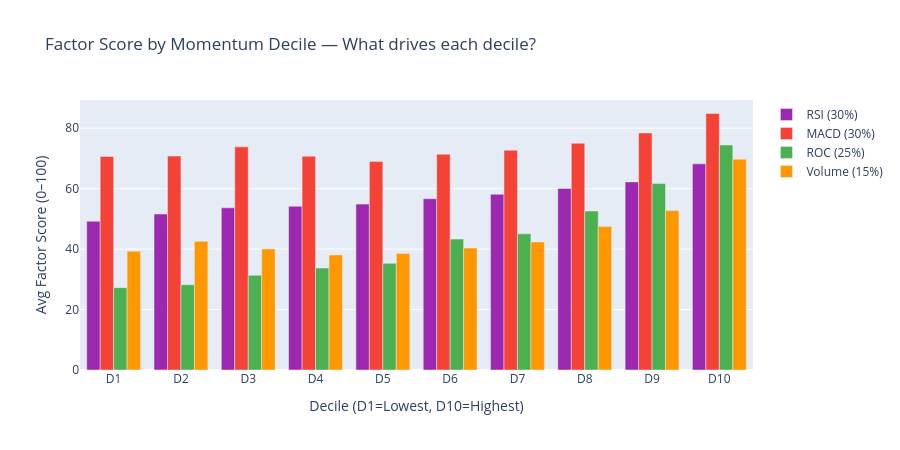

Notebook code for this chart:
### Markdown cell above
## 6. Score decile breakdown — what drives the strongest names

### Code cell
scores_df['decile'] = pd.qcut(scores_df['score'], 10, labels=[f'D{i}' for i in range(1, 11)], duplicates='drop')
factor_cols = ['mom_12_1', 'mom_6_1', 'near_high', 'inv_vol']
decile_means = scores_df.groupby('decile')[factor_cols].mean()

fig = go.Figure()
factor_colors = {'mom_12_1': '#1565C0', 'mom_6_1': '#43A047', 'near_high': '#EF6C00', 'inv_vol': '#8E24AA'}
factor_labels = {'mom_12_1': '12-1 Momentum (45%)', 'mom_6_1': '6-1 Momentum (20%)', 'near_high': 'Near 52W High (20%)', 'inv_vol': 'Inverse Volatility (15%)'}

for col in factor_cols:
    fig.add_trace(go.Bar(name=factor_labels[col], x=decile_means.index.tolist(), y=decile_means[col].tolist(), marker_color=factor_colors[col]))

fig.update_layout(title='Trend Score by Decile — What drives the strongest names?', barmode='group', height=450, xaxis_title='Decile (D1=Lowest, D10=Highest)', yaxis_title='Average Raw Component Value')
fig.show()

### Figure 1 — Plotly figure (JSON) as saved in the notebook; plotly's stock layout.template omitted (floating-point values rounded to 4 significant figures)
{"data": [{"marker": {"color": "#9C27B0"}, "name": "RSI (30%)", "type": "bar", "x": ["D1", "D2", "D3", "D4", "D5", "D6", "D7", "D8", "D9", "D10"], "y": [49.23, 51.62, 53.66, 54.18, 54.89, 56.69, 58.15, 60.06, 62.25, 68.22]}, {"marker": {"color": "#F44336"}, "name": "MACD (30%)", "type": "bar", "x": ["D1", "D2", "D3", "D4", "D5", "D6", "D7", "D8", "D9", "D10"], "y": [70.66, 70.81, 73.85, 70.75, 69.04, 71.41, 72.72, 75.03, 78.42, 84.88]}, {"marker": {"color": "#4CAF50"}, "name": "ROC (25%)", "type": "bar", "x": ["D1", "D2", "D3", "D4", "D5", "D6", "D7", "D8", "D9", "D10"], "y": [27.25, 28.21, 31.33, 33.75, 35.28, 43.32, 45.06, 52.61, 61.69, 74.46]}, {"marker": {"color": "#FF9800"}, "name": "Volume (15%)", "type": "bar", "x": ["D1", "D2", "D3", "D4", "D5", "D6", "D7", "D8", "D9", "D10"], "y": [39.33, 42.58, 40.05, 38.09, 38.59, 40.36, 42.37, 47.45, 52.76, 69.73]}], "layout": {"barmode": "group", "height": 450, "title": {"text": "Factor Score by Momentum Decile — What drives each decile?"}, "xaxis": {"title": {"text": "Decile (D1=Lowest, D10=Highest)"}}, "yaxis": {"title": {"text": "Avg Factor Score (0–100)"}}}}
